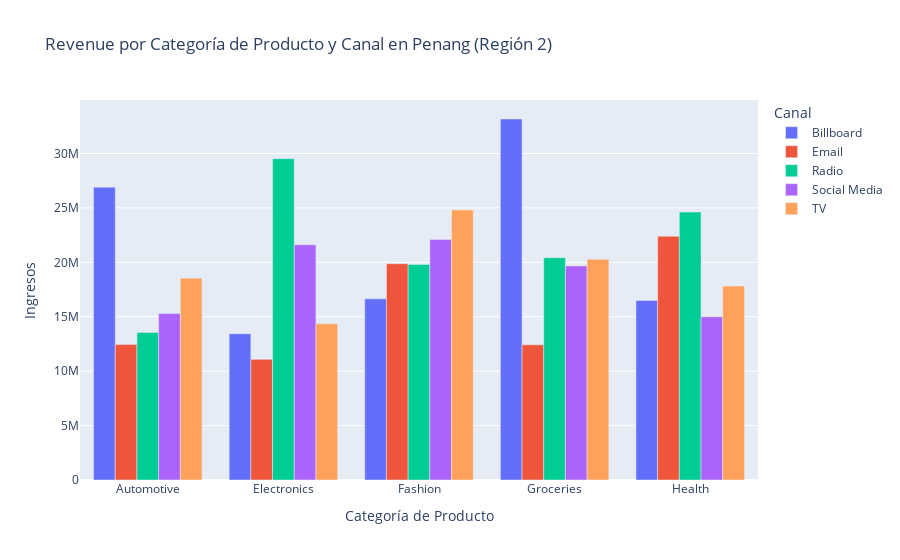

Notebook code cell kept with this figure:
### Code cell
# Filtrar solo la Región 2 (Penang)
penang_data = df[df['Region'] == 2]

# Mapear Product_Category a nombres 
penang_data['Product_Category'] = penang_data['Product_Category'].map({
    0: 'Fashion', 
    1: 'Health', 
    2: 'Electronics', 
    3: 'Automotive', 
    4: 'Groceries'
})

# Mapear Channel a nombres
penang_data['Channel'] = penang_data['Channel'].map({
    0: 'Billboard', 
    1: 'Radio', 
    2: 'Email', 
    3: 'TV', 
    4: 'Social Media', 
    5: 'News'
})

# Agrupar por Product_Category y Channel y sumar Revenue
revenue_by_category_channel = penang_data.groupby(['Product_Category', 'Channel'])['Revenue'].sum().reset_index()

# Crear gráfico de barras interactivo
fig = px.bar(
    revenue_by_category_channel,
    x='Product_Category',
    y='Revenue',
    color='Channel',
    title='Revenue por Categoría de Producto y Canal en Penang (Región 2)',
    labels={'Revenue': 'Ingresos', 'Product_Category': 'Categoría de Producto', 'Channel': 'Canal'},
    barmode='group'  # Agrupar las barras por canal
)

# Mostrar gráfico
fig.show()

### Figure 1 — Plotly figure (JSON) as saved in the notebook; plotly's stock layout.template omitted (floating-point values rounded to 4 significant figures)
{"data": [{"alignmentgroup": "True", "hovertemplate": "Canal=Billboard<br>Categoría de Producto=%{x}<br>Ingresos=%{y}<extra></extra>", "legendgroup": "Billboard", "marker": {"color": "#636efa", "pattern": {"shape": ""}}, "name": "Billboard", "offsetgroup": "Billboard", "orientation": "v", "showlegend": true, "textposition": "auto", "type": "bar", "x": ["Automotive", "Electronics", "Fashion", "Groceries", "Health"], "xaxis": "x", "y": [26900000.0, 13440000.0, 16650000.0, 33170000.0, 16500000.0], "yaxis": "y"}, {"alignmentgroup": "True", "hovertemplate": "Canal=Email<br>Categoría de Producto=%{x}<br>Ingresos=%{y}<extra></extra>", "legendgroup": "Email", "marker": {"color": "#EF553B", "pattern": {"shape": ""}}, "name": "Email", "offsetgroup": "Email", "orientation": "v", "showlegend": true, "textposition": "auto", "type": "bar", "x": ["Automotive", "Electronics", "Fashion", "Groceries", "Health"], "xaxis": "x", "y": [12460000.0, 11090000.0, 19880000.0, 12420000.0, 22390000.0], "yaxis": "y"}, {"alignmentgroup": "True", "hovertemplate": "Canal=Radio<br>Categoría de Producto=%{x}<br>Ingresos=%{y}<extra></extra>", "legendgroup": "Radio", "marker": {"color": "#00cc96", "pattern": {"shape": ""}}, "name": "Radio", "offsetgroup": "Radio", "orientation": "v", "showlegend": true, "textposition": "auto", "type": "bar", "x": ["Automotive", "Electronics", "Fashion", "Groceries", "Health"], "xaxis": "x", "y": [13560000.0, 29520000.0, 19810000.0, 20430000.0, 24620000.0], "yaxis": "y"}, {"alignmentgroup": "True", "hovertemplate": "Canal=Social Media<br>Categoría de Producto=%{x}<br>Ingresos=%{y}<extra></extra>", "legendgroup": "Social Media", "marker": {"color": "#ab63fa", "pattern": {"shape": ""}}, "name": "Social Media", "offsetgroup": "Social Media", "orientation": "v", "showlegend": true, "textposition": "auto", "type": "bar", "x": ["Automotive", "Electronics", "Fashion", "Groceries", "Health"], "xaxis": "x", "y": [15290000.0, 21610000.0, 22100000.0, 19670000.0, 15000000.0], "yaxis": "y"}, {"alignmentgroup": "True", "hovertemplate": "Canal=TV<br>Categoría de Producto=%{x}<br>Ingresos=%{y}<extra></extra>", "legendgroup": "TV", "marker": {"color": "#FFA15A", "pattern": {"shape": ""}}, "name": "TV", "offsetgroup": "TV", "orientation": "v", "showlegend": true, "textposition": "auto", "type": "bar", "x": ["Automotive", "Electronics", "Fashion", "Groceries", "Health"], "xaxis": "x", "y": [18540000.0, 14350000.0, 24810000.0, 20280000.0, 17820000.0], "yaxis": "y"}], "layout": {"barmode": "group", "legend": {"title": {"text": "Canal"}, "tracegroupgap": 0}, "title": {"text": "Revenue por Categoría de Producto y Canal en Penang (Región 2)"}, "xaxis": {"anchor": "y", "domain": [0, 1], "title": {"text": "Categoría de Producto"}}, "yaxis": {"anchor": "x", "domain": [0, 1], "title": {"text": "Ingresos"}}}}
